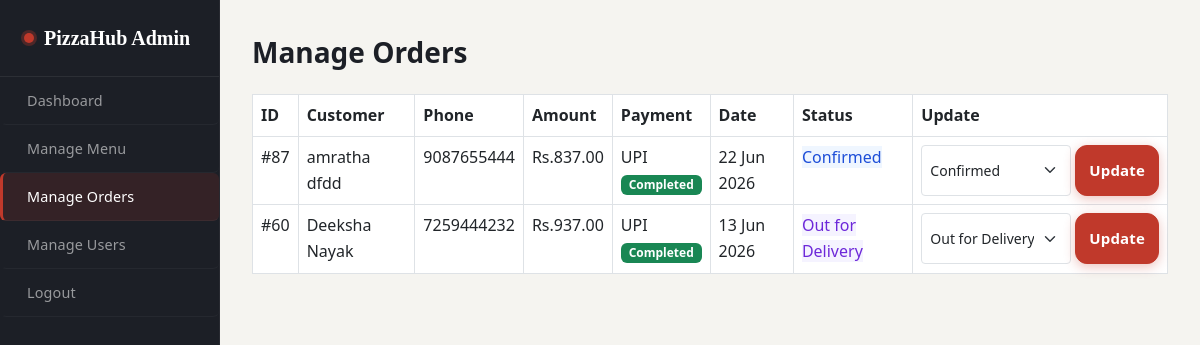
The app's page /admin/manage_orders.php (signed in) with its own data.
### tables this page shows
CREATE TABLE `payments` (
  `payment_id` int(11) NOT NULL,
  `order_id` int(11) NOT NULL,
  `user_id` int(11) NOT NULL,
  `amount` decimal(8,2) NOT NULL,
  `payment_method` enum('COD','UPI') NOT NULL,
  `payment_status` enum('Pending','Completed','Failed') DEFAULT 'Pending',
  `payment_date` datetime DEFAULT current_timestamp()
);

CREATE TABLE `orders` (
  `order_id` int(11) NOT NULL,
  `user_id` int(11) NOT NULL,
  `total_amount` decimal(8,2) NOT NULL,
  `delivery_addr` text NOT NULL,
  `status` enum('Confirmed','Preparing','Out for Delivery','Delivered') DEFAULT 'Confirmed',
  `order_date` datetime DEFAULT current_timestamp()
);

CREATE TABLE `users` (
  `user_id` int(11) NOT NULL,
  `fname` varchar(100) NOT NULL,
  `email` varchar(100) NOT NULL,
  `phone` varchar(15) NOT NULL,
  `password` varchar(255) NOT NULL,
  `address` text NOT NULL,
  `role` enum('user','admin') NOT NULL DEFAULT 'user',
  `created_at` datetime DEFAULT current_timestamp(),
  `lname` varchar(100) NOT NULL
);

### admin/manage_orders.php (the view, shortened to what this page needs)
<?php
include '../config/db.php';
$orders = mysqli_query($conn,
    "SELECT o.*, CONCAT(u.fname, ' ', u.lname) as cname, u.phone, p.payment_method, p.payment_status
     FROM orders o
     JOIN users u ON o.user_id = u.user_id
     JOIN payments p ON o.order_id = p.order_id
	 WHERE o.status != 'Delivered'
	AND (p.payment_status = 'Completed' OR (p.payment_method = 'COD' AND p.payment_status = 'Pending'))
    ORDER BY o.order_date DESC");
?>
<!DOCTYPE html>
<html lang="en">
<head>
    <link rel="stylesheet" href="https://cdn.jsdelivr.net/npm/bootstrap@5.3.0/dist/css/bootstrap.min.css">
    <link rel="stylesheet" href="../assets/css/style.css">
</head>
<body>
<div class="d-flex">
    <div class="admin-sidebar" style="width:220px;min-width:220px;">
        <a class="brand" href="dashboard.php">PizzaHub Admin</a>
        <nav class="nav flex-column">
            <a class="nav-link" href="dashboard.php">Dashboard</a>
            <a class="nav-link" href="manage_menu.php">Manage Menu</a>
            <a class="nav-link active" href="manage_orders.php">Manage Orders</a>
            <a class="nav-link" href="manage_users.php">Manage Users</a>
            <a class="nav-link" href="logout.php">Logout</a>
        </nav>
    </div>
    <div class="flex-grow-1 admin-content">
        <h3 class="fw-bold mb-4">Manage Orders</h3>
        <div class="table-responsive">
            <table class="table table-bordered table-hover">
                <thead class="cart-table">
                    <tr>
                        <th>ID</th>
                        <th>Customer</th>
                        <th>Phone</th>
                        <th>Amount</th>
                        <th>Payment</th>
                        <th>Date</th>
                        <th>Status</th>
                        <th>Update</th>
                    </tr>
                </thead>
                <tbody>
                <?php if (mysqli_num_rows($orders) == 0): ?>
                 <tr>
                        <td colspan="8" class="text-center text-muted py-3"></td>
                    </tr>
                <?php else: ?>
                <?php while ($o = mysqli_fetch_assoc($orders)):
                    $cls = '';
                    if ($o['status'] == 'Confirmed')            $cls = 'status-confirmed';
                    elseif ($o['status'] == 'Preparing')        $cls = 'status-preparing';
                    elseif ($o['status'] == 'Out for Delivery') $cls = 'status-out';
                ?>
                <tr>
                    <td>#<?php echo $o['order_id']; ?></td>
                    <td><?php echo htmlspecialchars($o['cname']); ?></td>
                    <td><?php echo htmlspecialchars($o['phone']); ?></td>
                    <td>Rs.<?php echo number_format($o['total_amount'], 2); ?></td>
                    <td>
                        <?php echo $o['payment_method'] ?: 'N/A'; ?><br>
                        <span class="badge <?php echo $o['payment_status'] == 'Completed' ? 'bg-success' : 'bg-warning text-dark'; ?>">
                            <?php echo $o['payment_status'] ?: 'Pending'; ?>
                        </span>
                    </td>
                    <td><?php echo date('d M Y', strtotime($o['order_date'])); ?></td>
                    <td><span class="<?php echo $cls; ?>"><?php echo $o['status']; ?></span></td>
                    <td>
                        <form method="POST" class="d-flex gap-1" onsubmit="return confirmDelivered(this)">
                            <select name="status" class="form-select form-select-sm" style="width:150px;">
                                <option value="Confirmed"        <?php echo $o['status'] == 'Confirmed'        ? 'selected' : ''; ?>>Confirmed</option>
                                <option value="Out for Delivery" <?php echo $o['status'] == 'Out for Delivery' ? 'selected' : ''; ?>>Out for Delivery</option>
                            </select>
                            <button type="submit" name="update_status"
                                    class="btn btn-sm btn-primary" style="width:auto;">Update</button>
                        </form>
                    </td>
                </tr>
                <?php endwhile; ?>
                <?php endif; ?>
                </tbody>
            </table>
        </div>
    </div>
</div>
</body>
</html>

### assets/css/style.css (style rules this page uses)
*, *::before, *::after { margin: 0; padding: 0; box-sizing: border-box; }
:root { --red: #C0392B; --red-dark: #922B21; --red-deeper: #7B241C; --red-light: #FDECEA; --gold: #E8B84B; --gold-light: #FDF6E3; --charcoal: #1C1F26; --slate: #2C3E50; --smoke: #F5F4F0; --white: #FFFFFF; --muted: #6B7280; --border: rgba(0,0,0,0.08); --font-display: 'Playfair Display', Georgia, serif; --font-body: 'DM Sans', system-ui, sans-serif; --radius-sm: 6px; --radius-md: 12px; --radius-lg: 20px; --radius-xl: 32px; --shadow-sm: 0 1px 4px rgba(0,0,0,0.06); --shadow-md: 0 4px 16px rgba(0,0,0,0.10); --shadow-lg: 0 8px 32px rgba(0,0,0,0.13); --shadow-xl: 0 16px 48px rgba(0,0,0,0.15); --transition: 0.25s cubic-bezier(0.4, 0, 0.2, 1); }
body { font-family: var(--font-body); color: var(--charcoal); font-size: 16px; line-height: 1.6; -webkit-font-smoothing: antialiased; }
.nav-link { color: rgba(255,255,255,0.7) !important; font-weight: 500; font-size: 0.9rem; letter-spacing: 0.01em; padding: 0.5rem 1rem !important; border-radius: var(--radius-sm); transition: color var(--transition), background var(--transition); }
.btn-primary { background: var(--red) !important; border-color: var(--red) !important; width: 100%; padding: 13px; font-family: var(--font-body); font-weight: 600; font-size: 0.9375rem; border-radius: var(--radius-md) !important; letter-spacing: 0.01em; transition: all var(--transition) !important; box-shadow: 0 3px 12px rgba(192,57,43,0.3); }
.cart-table { border-radius: var(--radius-md); overflow: hidden; box-shadow: var(--shadow-sm); }
.status-confirmed { background: #EFF6FF; color: #1D4ED8; }
.status-out { background: #F5F3FF; color: #6D28D9; }
.admin-sidebar { background: var(--charcoal); min-height: 100vh; padding: 0; border-right: 1px solid rgba(255,255,255,0.05); }
.admin-sidebar .brand { display: flex; align-items: center; gap: 10px; padding: 22px 24px; font-family: var(--font-display); font-size: 1.25rem; font-weight: 700; color: var(--white); border-bottom: 1px solid rgba(255,255,255,0.07); text-decoration: none; }
.admin-sidebar .brand::before { content: ''; width: 10px; height: 10px; border-radius: 50%; background: var(--red); box-shadow: 0 0 0 3px rgba(192,57,43,0.3); flex-shrink: 0; }
.admin-sidebar .nav-link { color: rgba(255,255,255,0.55) !important; padding: 12px 24px !important; font-size: 0.9rem; font-weight: 400; border-bottom: 1px solid rgba(255,255,255,0.04); border-left: 3px solid transparent; transition: all var(--transition); display: flex; align-items: center; gap: 10px; }
.admin-sidebar .nav-link.active { color: var(--white) !important; background: rgba(192,57,43,0.15); border-left-color: var(--red); font-weight: 500; }
.admin-content { padding: 36px 32px; background: var(--smoke); min-height: 100vh; }

### records on screen
payments: order.order_id "87", cname "amratha dfdd", user.phone "9087655444", order.total_amount "837.00", payment_method "UPI", payment_status "Completed", order.order_date "22 Jun 2026", order.status "Confirmed"
payments: order.order_id "60", cname "Deeksha Nayak", user.phone "7259444232", order.total_amount "937.00", payment_method "UPI", payment_status "Completed", order.order_date "13 Jun 2026", order.status "Out for Delivery"
